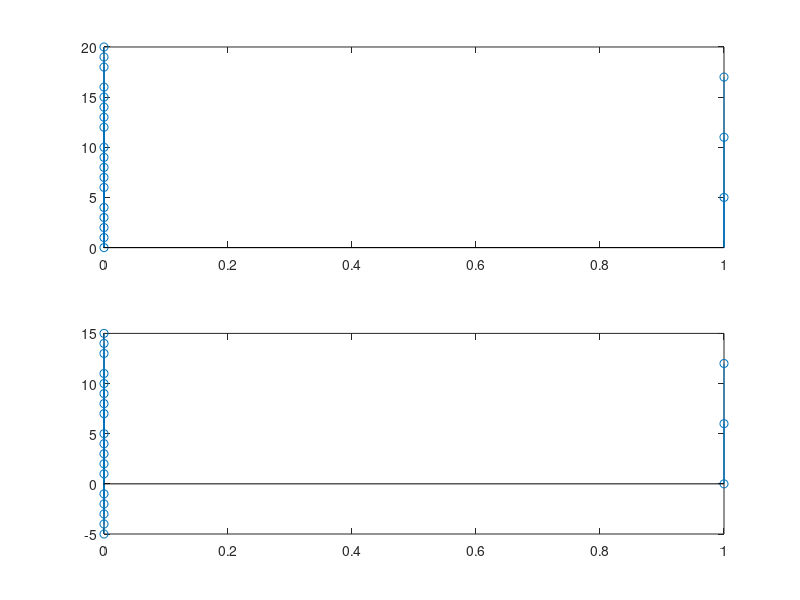
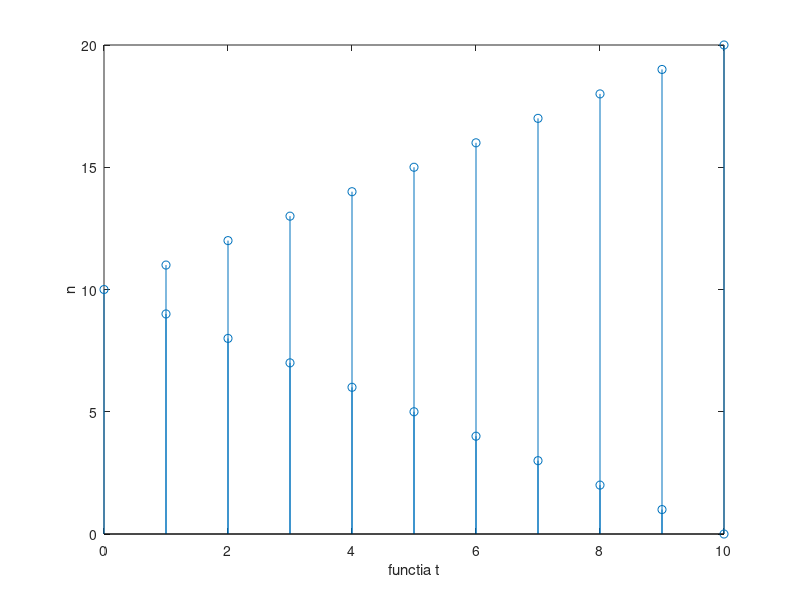
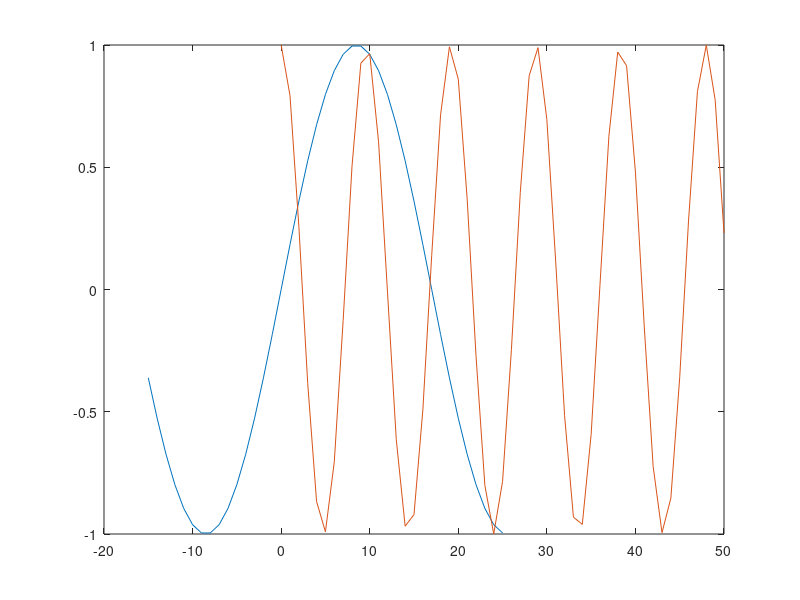
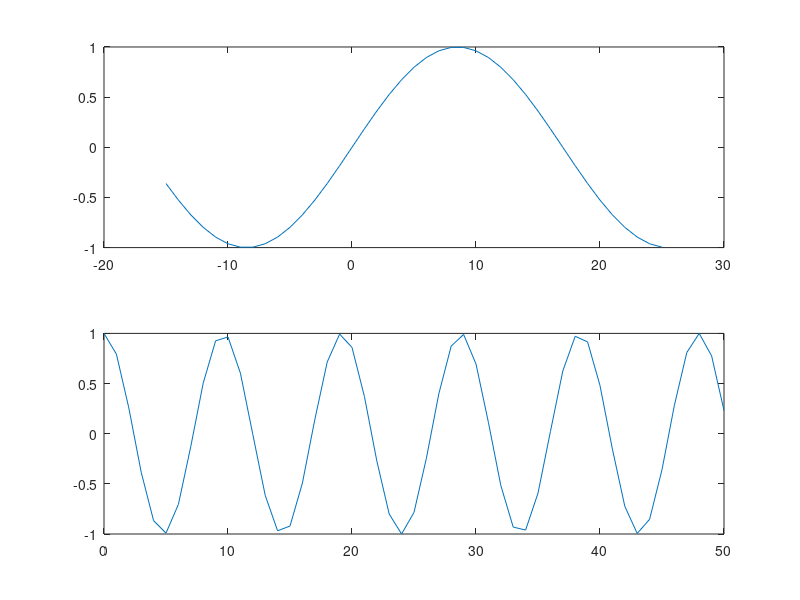

Recreate these plots in MATLAB, in order.

%a)
%cream o matrice de 1 * 21 cu toate valorile 0
z = zeros(1, 21); 
z(6 : 6 : 21) = 1; %elementele 6, 12, 18 le inlocuim cu 1
n = 0 : 20; % cream un vector de la 0 la 20 cu pasul 1;
m = -5 : 15;	%cream un vector de la -5 la 15 cu pasul 1;
t = abs(10 - n);	%cream un nou vector simetric (cu mijlocul 0)
figure(1) %cream fereastra 1 cu denumirea figure(1)
grid on;
subplot(2, 1, 1), stem(z, n); %afisam primul grafic si reprezentam spectrele
subplot(2, 1, 2), stem(z, m); %afisam graficul 2 si reprezentam spectrele

%cream fereastra 2 cu denumirea figure(2)
figure(2)
%b)
stem(t, n); %afisam spectrele in fereastra 2
xlabel('functia t')	%denumim axa X
ylabel('n')	%denumim axa Y

%c)
%cream fereastra 3 cu denumirea figure(3)
figure(3)

q = -15 : 25;
x1 = sin((pi / 17) * q); %cream un semnal sinusoidal
tt = 0 : 50;
x2 = cos((pi / sqrt(23)) * tt); %cream un semnal cosinusoidal
plot(q, x1, tt, x2) %afisam cele 2 semnale, x1 in functie de 1 si x2 in functie de tt

%cream fereastra 4 cu denumirea figure(4)
figure(4)
subplot(2, 1, 1), plot(q, x1); %afisam primul grafic si reprezentam spectrele
subplot(2, 1, 2), plot(tt, x2); %afisam graficul 2 si reprezentam spectrele

%cream fereastra 5 cu denumirea figure(5)
figure(5)
subplot(2, 1, 1), stem(q, x1); %afisam primul grafic si reprezentam spectrele
subplot(2, 1, 2), stem(tt, x2); %afisam graficul 2 si reprezentam spectrele
